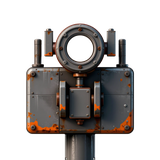
#> input picture 2d/findings/samples-2026-06-21-station/dock.png, 160 x 160 px, given in place of hub.png, which was not available
$ python compose_base.py
#> lines starting #> are read from the running program, lines starting #| are printed output that depends on the picture; pictures that were not available may be replaced by others from this repository, and a replacement may not be noted
#!/usr/bin/env python3
"""Compose station modules into a base layout to verify edge ports mate when tiled.

Demo/verification only: places the grid-cell module sprites edge-to-edge on a CELL grid,
rotating each so its port(s) face the hub. Because ports are centered on every cell edge and
all cells are the same size, neighbours line up automatically.

Usage: python compose_base.py [sprites_dir] [out.png]
"""
import sys
from pathlib import Path
from PIL import Image

CELL = 160
# (module, col, row, rotation-degrees) — rotation points the port(s) toward the hub
LAYOUT = [
    ("hub", 1, 1, 0),
    ("solar", 1, 0, 0),      # above: S port faces down into hub N
    ("dock", 1, 2, 180),     # below: rotated so port faces up into hub S
    ("tank", 0, 1, 90),      # left: N/S ports rotated to E/W; E port meets hub W
    ("habitat", 2, 1, 90),   # right: N/S ports rotated to E/W; W port meets hub E
]


def main() -> None:
    sprites = Path(sys.argv[1] if len(sys.argv) > 1 else "outputs/station_atlas/sprites")
    out = Path(sys.argv[2] if len(sys.argv) > 2 else "outputs/station_atlas/base_layout.png")
    cols = max(c for _, c, _, _ in LAYOUT) + 1
    rows = max(r for _, _, r, _ in LAYOUT) + 1
    canvas = Image.new("RGBA", (cols * CELL, rows * CELL), (12, 14, 20, 255))
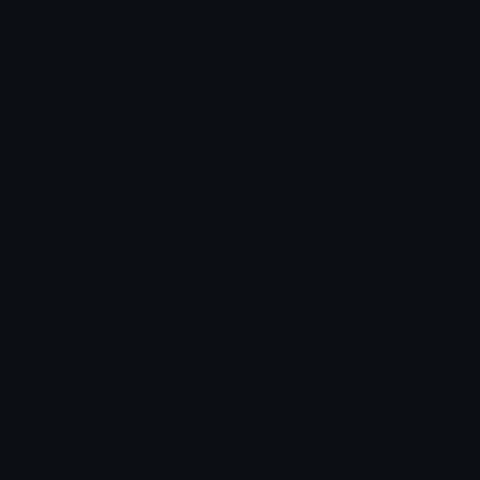
#> canvas: PIL image 480x480 RGBA; mean R, G, B, A 12, 14, 20, 255
    for name, col, row, rot in LAYOUT:
        im = Image.open(sprites / f"{name}.png").convert("RGBA").resize((CELL, CELL), Image.LANCZOS)
#> im is the input picture: PIL image 160x160 RGBA; mean R, G, B, A 36.6, 32.6, 30.7, 101.2
        if rot:
            im = im.rotate(rot, expand=False, resample=Image.BICUBIC)
        canvas.alpha_composite(im, (col * CELL, row * CELL))
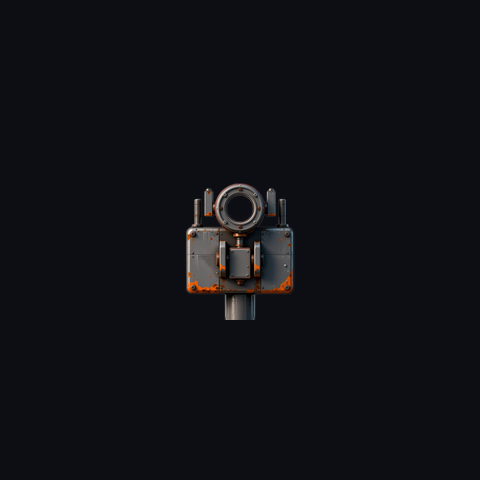
#> canvas: PIL image 480x480 RGBA; mean R, G, B, A 15, 16.5, 22.1, 255
#> pass 2 of the loop in main, `for name, col, row, rot in LAYOUT:`:
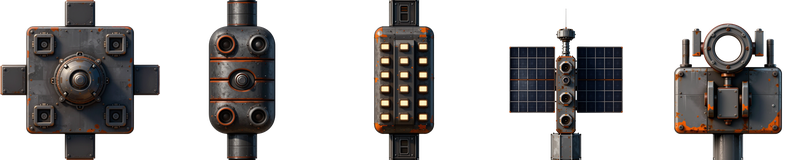
#> input picture 2d/findings/samples-2026-06-21-station/dwa_station.png, 808 x 160 px, given in place of solar.png, which was not available
#> in main, `im = Image.open(sprites / f"{name}.png").convert("RGBA").resize((CELL,..`:
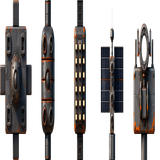
#> im: PIL image 160x160 RGBA; mean R, G, B, A 37.3, 34.1, 33.1, 97.9; transparent parts drawn white
#> in main, `canvas.alpha_composite(im, (col * CELL, row * CELL))`:
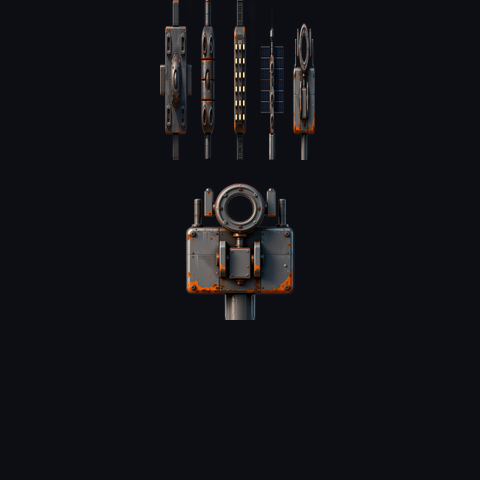
#> canvas: PIL image 480x480 RGBA; mean R, G, B, A 17.3, 18.5, 23.7, 255
    canvas.save(out)
    print(f"wrote {out} ({canvas.size[0]}x{canvas.size[1]})")


if __name__ == "__main__":
#> (the run stopped early here; a loop or call above may not have finished)
